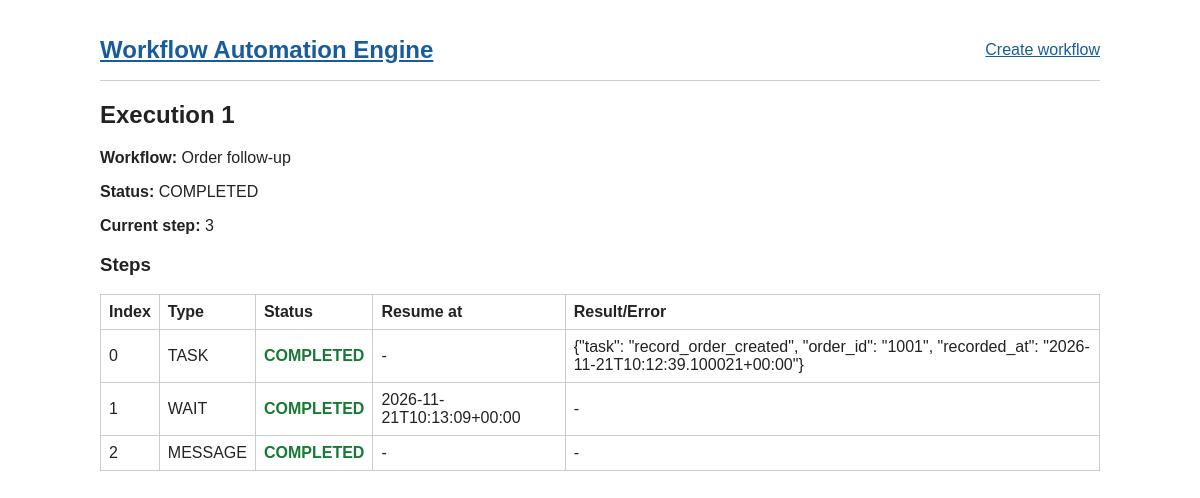
The page /executions/1 on the database its author committed.
### tables this page shows
CREATE TABLE workflow_executions (
    id INTEGER PRIMARY KEY AUTOINCREMENT,
    workflow_id INTEGER NOT NULL REFERENCES workflows(id) ON DELETE CASCADE,
    status TEXT NOT NULL DEFAULT 'PENDING',
    current_step_index INTEGER NOT NULL DEFAULT 0,
    input_data TEXT NOT NULL DEFAULT '{}',
    error_message TEXT,
    created_at TEXT NOT NULL DEFAULT CURRENT_TIMESTAMP,
    started_at TEXT,
    completed_at TEXT,
    updated_at TEXT NOT NULL DEFAULT CURRENT_TIMESTAMP,
    CHECK (status IN ('PENDING', 'RUNNING', 'COMPLETED', 'FAILED'))
);

CREATE TABLE workflows (
    id INTEGER PRIMARY KEY AUTOINCREMENT,
    name TEXT NOT NULL,
    definition TEXT NOT NULL,
    created_at TEXT NOT NULL DEFAULT CURRENT_TIMESTAMP
);

CREATE TABLE execution_steps (
    id INTEGER PRIMARY KEY AUTOINCREMENT,
    execution_id INTEGER NOT NULL REFERENCES workflow_executions(id) ON DELETE CASCADE,
    step_index INTEGER NOT NULL,
    step_type TEXT NOT NULL,
    step_config TEXT NOT NULL DEFAULT '{}',
    status TEXT NOT NULL DEFAULT 'PENDING',
    resume_at TEXT,
    result TEXT,
    error_message TEXT,
    attempt_count INTEGER NOT NULL DEFAULT 0,
    max_attempts INTEGER NOT NULL DEFAULT 3,
    retry_at TEXT,
    started_at TEXT,
    completed_at TEXT,
    updated_at TEXT NOT NULL DEFAULT CURRENT_TIMESTAMP,
    UNIQUE (execution_id, step_index),
    CHECK (status IN ('PENDING', 'RUNNING', 'WAITING', 'COMPLETED', 'FAILED'))
);

### app/routes.py (the view)
    @app.route("/executions/<int:execution_id>")
    def execution_detail(execution_id):
        db = get_db()
        cursor = db.execute(
            """
            SELECT we.*, w.name AS workflow_name
            FROM workflow_executions we
            JOIN workflows w ON w.id = we.workflow_id
            WHERE we.id = ?
            """,
            (execution_id,),
        )
        execution = row_as_dict(cursor.fetchone())
        if execution is None:
            return "Execution not found", 404
        cursor = db.execute(
            """
            SELECT * FROM execution_steps
            WHERE execution_id = ?
            ORDER BY step_index
            """,
            (execution_id,),
        )
        steps = rows_as_dicts(cursor.fetchall())
        return render_template(
            "execution_detail.html",
            execution=execution,
            steps=steps,
        )

### app/db.py (called while the page is built)
def get_db():
    if "db" not in g:
        g.db = sqlite3.connect(
            current_app.config["DATABASE_PATH"],
            check_same_thread=False,
            timeout=30,
        )
        g.db.row_factory = sqlite3.Row
        g.db.execute("PRAGMA foreign_keys = ON")
        g.db.execute("PRAGMA busy_timeout = 30000")
    return g.db

### app/routes.py (called while the page is built)
def rows_as_dicts(rows):
    return [dict(row) for row in rows]

def row_as_dict(row):
    return dict(row) if row is not None else None

### app/templates/execution_detail.html (shortened to what this page needs)
{% extends "base.html" %}
{% block content %}
<h2>Execution {{ execution.id }}</h2>
<p><strong>Workflow:</strong> {{ execution.workflow_name }}</p>
<p><strong>Status:</strong> {{ execution.status }}</p>
<p><strong>Current step:</strong> {{ execution.current_step_index }}</p>
<h3>Steps</h3>
{% if steps %}
<table>
    <thead><tr><th>Index</th><th>Type</th><th>Status</th><th>Resume at</th><th>Result/Error</th></tr></thead>
    <tbody>
    {% for step in steps %}
    <tr>
        <td>{{ step.step_index }}</td>
        <td>{{ step.step_type }}</td>
        <td class="status-{{ step.status | lower }}">{{ step.status }}</td>
        <td>{{ step.resume_at or '-' }}</td>
        <td>{{ step.result or step.error_message or '-' }}</td>
    </tr>
    {% endfor %}
    </tbody>
</table>
{% else %}
<p>Steps have not started.</p>
{% endif %}
{% endblock %}

### app/templates/base.html (shortened to what this page needs)
<!doctype html>
<html lang="en">
<head>
    <link rel="stylesheet" href="{{ url_for('static', filename='style.css') }}">
</head>
<body>
    <header>
        <h1><a href="{{ url_for('index') }}">Workflow Automation Engine</a></h1>
        <nav><a href="{{ url_for('new_workflow') }}">Create workflow</a></nav>
    </header>
    <main>
        {% block content %}{% endblock %}
    </main>
</body>
</html>

### app/static/style.css (style rules this page uses)
body { max-width: 1000px; margin: 0 auto; padding: 20px; font-family: Arial, sans-serif; color: #222; }
header { display: flex; justify-content: space-between; align-items: center; border-bottom: 1px solid #ccc; }
header h1 { font-size: 24px; }
a { color: #175c9d; }
table { width: 100%; border-collapse: collapse; }
th, td { border: 1px solid #ccc; padding: 8px; text-align: left; }
.status-completed { color: #167a35; font-weight: bold; }

### rows shown on the page
workflow_executions: id "1", status "COMPLETED", current_step_index "3"
workflows: workflow_name "Order follow-up"
execution_steps: step_index "0", step_type "TASK", status "COMPLETED", resume_at "-", result "{\"task\": \"record_order_created\", \"order_id\": \"1001\", \"recorded_at\": \"2026-11-21T10:12:39.100021+00:00\"}"
execution_steps: step_index "1", step_type "WAIT", status "COMPLETED", resume_at "2026-11-21T10:13:09+00:00", result "-"
execution_steps: step_index "2", step_type "MESSAGE", status "COMPLETED", resume_at "-", result "-"
